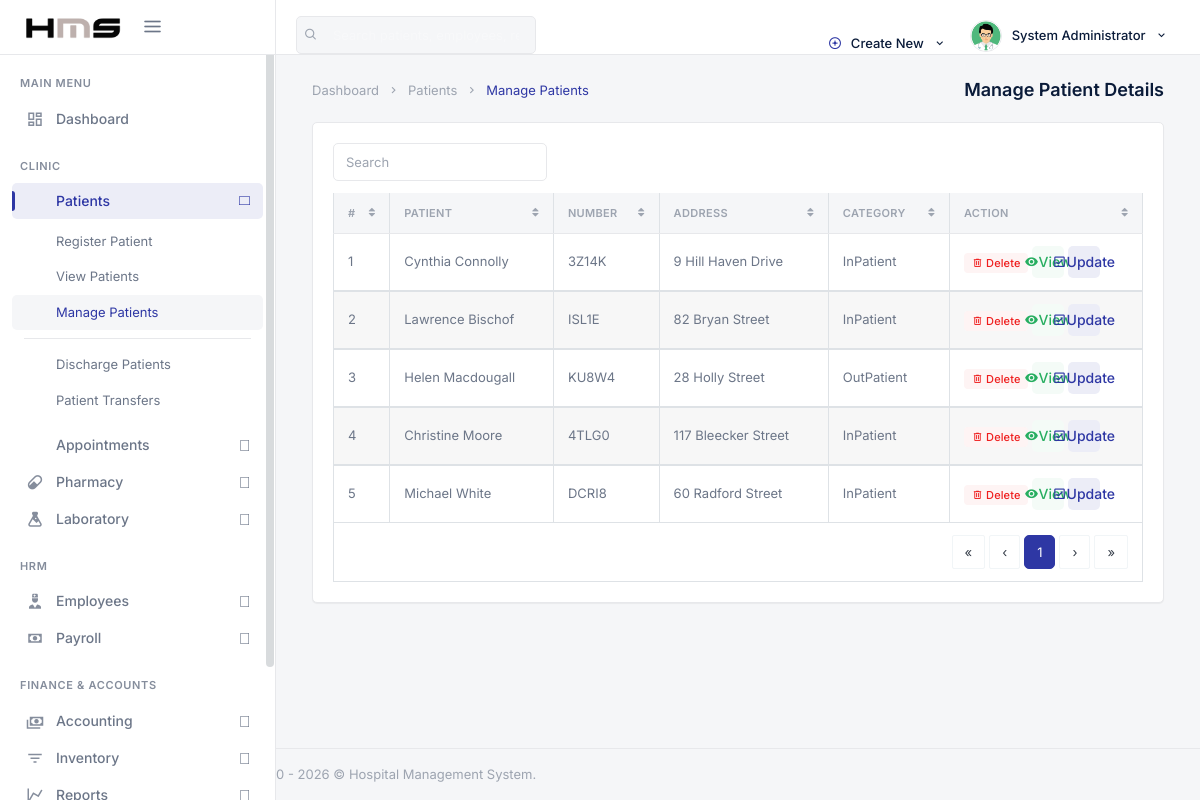
/backend/admin/his_admin_manage_patient.php (signed in), run on the app's committed database.
### tables this page shows
CREATE TABLE `his_admin` (
  `ad_id` int(20) NOT NULL,
  `ad_fname` varchar(200) DEFAULT NULL,
  `ad_lname` varchar(200) DEFAULT NULL,
  `ad_email` varchar(200) DEFAULT NULL,
  `ad_pwd` varchar(200) DEFAULT NULL,
  `ad_dpic` varchar(200) DEFAULT NULL
);

CREATE TABLE `his_patients` (
  `pat_id` int(20) NOT NULL,
  `pat_fname` varchar(200) DEFAULT NULL,
  `pat_lname` varchar(200) DEFAULT NULL,
  `pat_sex` varchar(20) DEFAULT NULL,
  `pat_marital_status` varchar(40) DEFAULT NULL,
  `pat_religion` varchar(80) DEFAULT NULL,
  `pat_reg_hour` time DEFAULT NULL,
  `pat_dob` varchar(200) DEFAULT NULL,
  `pat_age` varchar(200) DEFAULT NULL,
  `pat_number` varchar(200) DEFAULT NULL,
  `pat_addr` varchar(200) DEFAULT NULL,
  `pat_village` varchar(200) DEFAULT NULL,
  `pat_division` varchar(200) DEFAULT NULL,
  `pat_subdivision` varchar(200) DEFAULT NULL,
  `pat_blood_group` varchar(10) DEFAULT NULL,
  `pat_phone` varchar(200) DEFAULT NULL,
  `pat_email` varchar(200) DEFAULT NULL,
  `pat_emergency_name` varchar(200) DEFAULT NULL,
  `pat_emergency_phone` varchar(40) DEFAULT NULL,
  `pat_type` varchar(200) DEFAULT NULL,
  `pat_date_joined` timestamp(6) NOT NULL DEFAULT CURRENT_TIMESTAMP(6) ON UPDATE CURRENT_TIMESTAMP(6),
  `pat_ailment` varchar(200) DEFAULT NULL,
  `pat_discharge_status` varchar(200) DEFAULT NULL
);

### backend/admin/his_admin_manage_patient.php (the view, shortened to what this page needs)
<?php
  include('../config.php');
    include('../security.php');
?>
<!DOCTYPE html>
<html lang="en">
<?php include('assets/inc/head.php');?>
    <body>
        <div id="wrapper">
                <?php include('assets/inc/nav.php');?>
                <?php include("assets/inc/sidebar.php");?>
            <div class="content-page">
                <div class="content">
                    <div class="container-fluid">
                        <div class="row">
                            <div class="col-12">
                                <div class="page-title-box">
                                    <div class="page-title-right">
                                        <ol class="breadcrumb m-0">
                                            <li class="breadcrumb-item"><a href="javascript: void(0);">Dashboard</a></li>
                                            <li class="breadcrumb-item"><a href="javascript: void(0);">Patients</a></li>
                                            <li class="breadcrumb-item active">Manage Patients</li>
                                        </ol>
                                    </div>
                                    <h4 class="page-title">Manage Patient Details</h4>
                                </div>
                            </div>
                        </div>
                        <div class="row">
                            <div class="col-12">
                                <div class="card-box">
                                    <div class="mb-2">
                                        <div class="row">
                                            <div class="col-12 text-sm-center form-inline" >
                                                <div class="form-group">
                                                    <input id="demo-foo-search" type="text" placeholder="Search" class="form-control form-control-sm" autocomplete="on">
                                                </div>
                                            </div>
                                        </div>
                                    </div>
                                    <div class="table-responsive">
                                        <table id="demo-foo-filtering" class="table table-bordered toggle-circle mb-0" data-page-size="7">
                                            <thead>
                                            <tr>
                                                <th>#</th>
                                                <th data-toggle="true">Patient</th>
                                                <th data-hide="phone">Number</th>
                                                <th data-hide="phone">Address</th>
                                                <th data-hide="phone">Category</th>
                                                <th data-hide="phone">Action</th>
                                            </tr>
                                            </thead>
                                            <?php
                                                $ret="SELECT * FROM  his_patients ORDER BY RAND() ";
                                                $stmt= $mysqli->prepare($ret) ;
                                                $stmt->execute() ;
                                                $res=$stmt->get_result();
                                                $cnt=1;
                                                while($row=$res->fetch_object())
                                                {
                                            ?>
                                                <tbody>
                                                <tr>
                                                    <td><?php echo escape_output($cnt); ?></td>
                                                    <td><?php echo escape_output($row->pat_fname); ?> <?php echo escape_output($row->pat_lname); ?></td>
                                                    <td><?php echo escape_output($row->pat_number); ?></td>
                                                    <td><?php echo escape_output($row->pat_addr); ?></td>
                                                    <td><?php echo escape_output($row->pat_type); ?></td>
                                                    <td>
                                                        <?php echo render_delete_button('delete', $row->pat_id); ?>
                                                        <a href="his_admin_view_single_patient.php?pat_id=<?php echo escape_output($row->pat_id); ?>&&pat_number=<?php echo escape_output($row->pat_number); ?>" class="badge badge-success"><i class="mdi mdi-eye"></i> View</a>
                                                        <a href="his_admin_update_single_patient.php?pat_id=<?php echo escape_output($row->pat_id); ?>" class="badge badge-primary"><i class="mdi mdi-check-box-outline "></i> Update</a>
                                                    </td>
                                                </tr>
                                                </tbody>
                                            <?php  $cnt = $cnt +1 ; }?>
                                            <tfoot>
                                            <tr class="active">
                                                <td colspan="8">
                                                    <div class="text-right">
                                                        <ul class="pagination pagination-rounded justify-content-end footable-pagination m-t-10 mb-0"></ul>
                                                    </div>
                                                </td>
                                            </tr>
                                            </tfoot>
                                        </table>
                                    </div>
                                </div>
                            </div>
                        </div>
                    </div>
                </div>
                 <?php include('assets/inc/footer.php');?>
            </div>
        </div>
    </body>
</html>

### backend/admin/assets/inc/nav.php (shortened to what this page needs)
<?php
    $aid=$_SESSION['ad_id'];
    $ret="select * from his_admin where ad_id=?";
    $stmt= $mysqli->prepare($ret);
    $stmt->bind_param('i',$aid);
    $stmt->execute();
    $res=$stmt->get_result();
    while($row=$res->fetch_object())
    {
?>
    <div class="navbar-custom">
        <ul class="list-unstyled topnav-menu topnav-menu-left m-0">
            <li class="d-none d-lg-block">
                <form class="app-search" autocomplete="off">
                    <div class="app-search-box">
                        <button class="btn" type="button"><i class="fe-search"></i></button>
                        <input type="text" class="form-control" placeholder="Search patients, employees, records…">
                    </div>
                </form>
            </li>
        </ul>
        <div class="logo-box bg-black">
            <a href="his_admin_dashboard.php" class="logo text-center">
                <span class="logo-lg">
                    <img src="assets/images/logo-dark.png" alt="HMS" height="22">
                </span>
            </a>
            <button class="button-menu-mobile">
                <i class="fe-menu"></i>
            </button>
        </div>
        <ul class="list-unstyled topnav-menu float-right mb-0">
            <li class="dropdown notification-list d-none d-lg-block">
                <a class="nav-link dropdown-toggle waves-effect waves-light" data-toggle="dropdown" href="#" role="button" aria-haspopup="false" aria-expanded="false">
                    <i class="fe-plus-circle mr-1" style="color: var(--hms-primary);"></i>
                    Create New
                    <i class="mdi mdi-chevron-down ml-1"></i>
                </a>
            </li>
            <li class="dropdown notification-list">
                <a class="nav-link dropdown-toggle nav-user mr-0 waves-effect waves-light" data-toggle="dropdown" href="#" role="button" aria-haspopup="false" aria-expanded="false">
                    <img src="assets/images/users/<?php echo escape_output($row->ad_dpic); ?>" alt="User" class="rounded-circle">
                    <span class="pro-user-name ml-1 d-none d-lg-inline">
                        <?php echo escape_output($row->ad_fname); ?> <?php echo escape_output($row->ad_lname); ?>
                        <i class="mdi mdi-chevron-down ml-1"></i>
                    </span>
                </a>
            </li>
        </ul>
    </div>
<?php }?>

### backend/security.php (shortened to what this page needs)
<?php
function escape_output($string) {
    return htmlspecialchars((string) $string, ENT_QUOTES, 'UTF-8');
}
function generate_csrf_token() {
    return $_SESSION['csrf_token'];
}
function render_delete_button($post_key, $id_value, $confirm_message = 'Delete this record?') {
    $token = escape_output(generate_csrf_token());
    $id = escape_output((string) $id_value);
    $key = escape_output($post_key);
    $confirm = escape_output($confirm_message);
    return '<form method="post" class="d-inline" onsubmit="return confirm(\'' . $confirm . '\');">'
        . '<input type="hidden" name="csrf_token" value="' . $token . '">'
        . '<input type="hidden" name="' . $key . '" value="' . $id . '">'
        . '<button type="submit" class="badge badge-danger border-0"><i class="mdi mdi-trash-can-outline"></i> Delete</button>'
        . '</form>';
}

### data on the page
his_admin: ad_dpic (picture), ad_fname "System", ad_lname "Administrator"
his_patients: pat_fname "Cynthia", pat_lname "Connolly", pat_number "3Z14K", pat_addr "9 Hill Haven Drive", pat_type "InPatient"
his_patients: cnt "2", pat_fname "Lawrence", pat_lname "Bischof", pat_number "ISL1E", pat_addr "82 Bryan Street", pat_type "InPatient"
his_patients: cnt "3", pat_fname "Helen", pat_lname "Macdougall", pat_number "KU8W4", pat_addr "28 Holly Street", pat_type "OutPatient"
his_patients: cnt "4", pat_fname "Christine", pat_lname "Moore", pat_number "4TLG0", pat_addr "117 Bleecker Street", pat_type "InPatient"
his_patients: cnt "5", pat_fname "Michael", pat_lname "White", pat_number "DCRI8", pat_addr "60 Radford Street", pat_type "InPatient"
